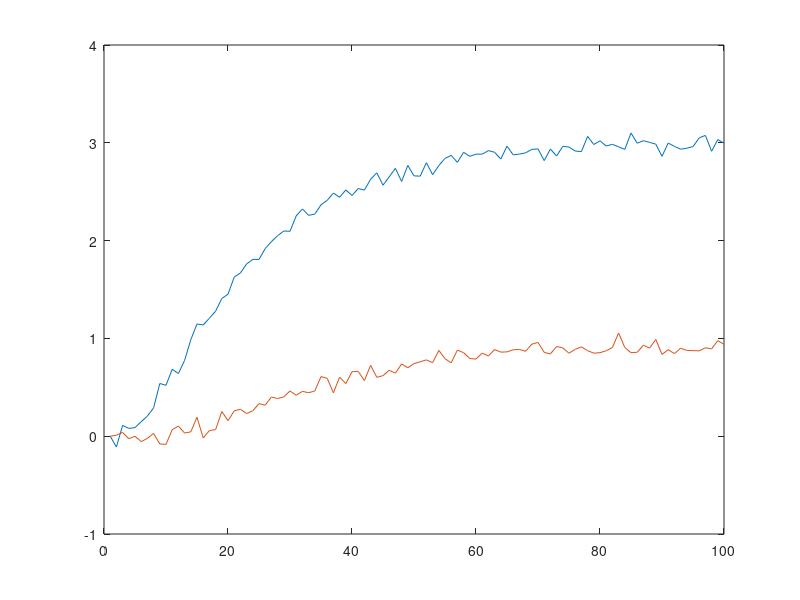
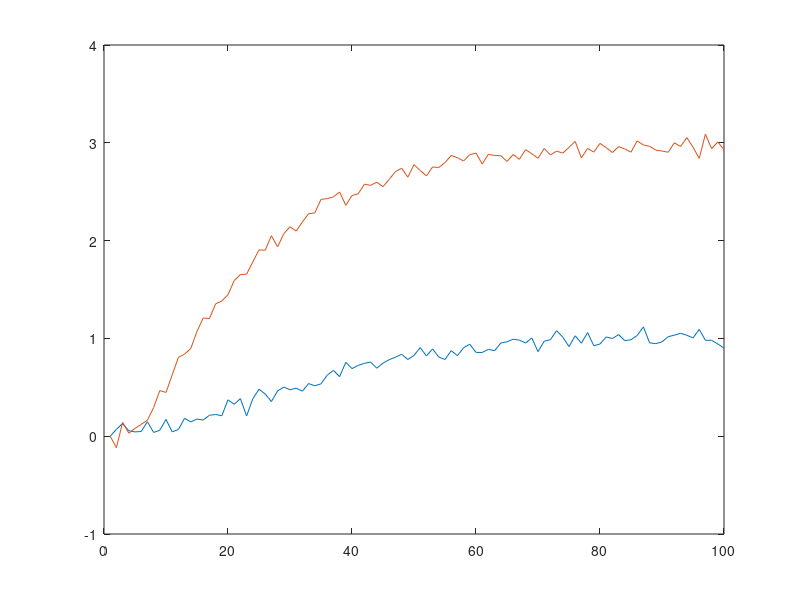

Here is the MATLAB script that generated these plots, in order:
clear;

load('odpSkok.mat');

% Wartości zadane utrzymywać w granicach 20 - 60 st C

S = [];

s_1 = s1(201:300,:);
s_2 = s2(201:300,:);

s_1(:,1) = (s_1(:,1) - s_1(1,1))/20;
s_1(:,2) = (s_1(:,2) - s_1(1,2))/20;
figure;
plot(s_1);

s_2(:,1) = (s_2(:,1) - s_2(1,1))/20;
s_2(:,2) = (s_2(:,2) - s_2(1,2))/20;
figure;
plot(s_2);

D = length(s_1);

for i = 1 : D
    S(1,1,i) = s_1(i,1);
    S(1,2,i) = s_1(i,2);
    S(2,1,i) = s_2(i,1);
    S(2,2,i) = s_2(i,2);
end


N = 10;
Nu = 10;
M = cell(2*N,2*Nu);
for i=1:N*2
    for j=1:Nu*2
        if (i>=j)
            M{i,j}=S(:,:,i-j+1);
        else
            M{i,j} = [0 0;0 0];
        end
    end
end

MP = cell(N*2,(D-1)*2);
for i=1:N*2
    for j=1:(D-1)*2
        if i+j<=D
            MP{i,j}=S(:,:,i+j)-S(:,:,j);
        else
            if j <= D
                MP{i,j}=S(:,:,D)-S(:,:,j);
            else
                MP{i,j}=S(:,:,D)-S(:,:,D-1);
            end
        end
    end
end

lambda = eye(Nu*2*2)*1;
psi = eye(N*2*2)*1;
% 
Mt = M';




for i=1:Nu*2
    size(i)=2;
end
for i=1:N*2
    size2(i)=2;
end

Psi = mat2cell(psi,size2,size2);
Lambda = mat2cell(lambda,size,size);

C = num2cell((cell2mat(Mt)*psi*cell2mat(M)+lambda)^(-1)*cell2mat(Mt)*psi);
C1 = C(1:2,:);

% M_temp = cell(N*2,N*2);
% for i = 1 : N*2
%     for j = 1 : N*2
%         M_temp{i,j} = cell2mat(M(i,j))*cell2mat(Psi(i,j))*cell2mat(Mt(i,j));
%     end
% end

M = cell2mat(M);
MP = cell2mat(MP);
K = (M'*psi*M+lambda)^(-1)*M'*psi;
K1 = K(1:2,:);